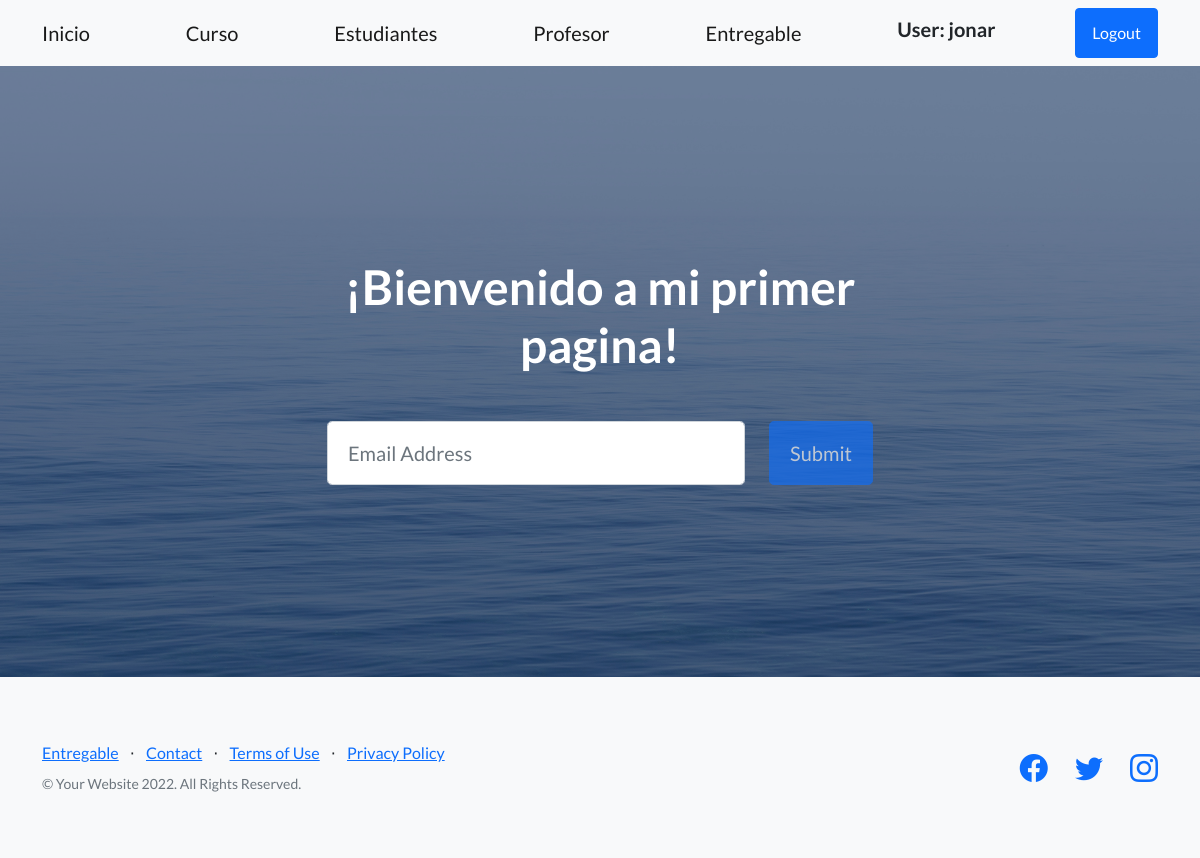
Page /AppCoder/curso/ (signed in) on the earlier database version.
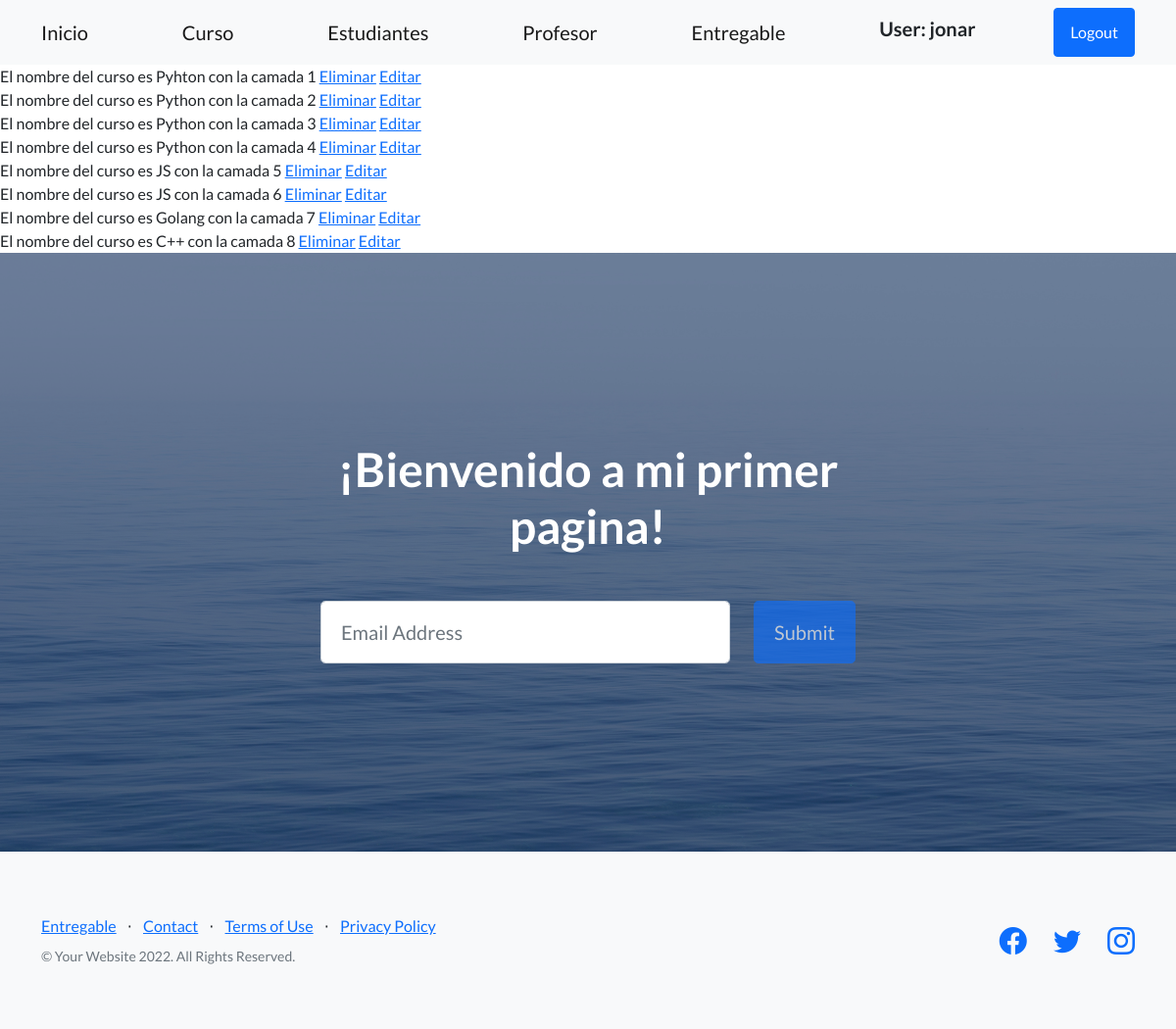
Same page on the later database version.
### AppCoder/models.py (models this page shows, shortened)
class Curso(models.Model):
    nombre = models.CharField(max_length=40)
    camada = models.IntegerField(unique=True)

### AppCoder/views.py (the view)
# urls.py: path('curso/', CursoList.as_view(), name='AppCoderCurso'),
class CursoList(LoginRequiredMixin, ListView):
    model = Curso
    template_name = 'AppCoder/Curso.html'

### Templates/AppCoder/Curso.html (shortened to what this page needs)
{% extends 'index.html' %}
{% block inicio %}
    {% for curso in object_list %}
        El nombre del curso es {{ curso.nombre }} con la camada {{ curso.camada }}
        <a href="{% url 'AppCoderEliminarCurso' curso.camada %}">Eliminar</a>
        <a href="{% url 'AppCoderEditarCurso' curso.camada %}">Editar</a>
        <br>
    {% endfor %}
{% endblock %}

### Templates/index.html (shortened to what this page needs)
<!DOCTYPE html>
<html lang="en">
    <head>
        {% load static %}
        <link href="https://cdn.jsdelivr.net/npm/bootstrap-icons@1.5.0/font/bootstrap-icons.css" rel="stylesheet" type="text/css" />
        <link href="{% static 'css/styles.css' %}" rel="stylesheet" />
    </head>
    <body>
        {% include 'Base/navigation.html' %}
        {% block inicio %}{% endblock %}
        <header class="masthead">
            <div class="container position-relative">
                <div class="row justify-content-center">
                    <div class="col-xl-6">
                        <div class="text-center text-white">
                            <h1 class="mb-5">¡Bienvenido a mi primer pagina!</h1>
                            <form class="form-subscribe" id="contactForm" data-sb-form-api-token="API_TOKEN">
                                <div class="row">
                                    <div class="col">
                                        <input class="form-control form-control-lg" id="emailAddress" type="email" placeholder="Email Address" data-sb-validations="required,email" />
                                    </div>
                                    <div class="col-auto"><button class="btn btn-primary btn-lg disabled" id="submitButton" type="submit">Submit</button></div>
                                </div>
                            </form>
                        </div>
                    </div>
                </div>
            </div>
        </header>
        {% include 'Base/footer.html' %}
    </body>
</html>

### Templates/Base/navigation.html
<nav class="navbar navbar-light bg-light static-top">
            <div class="container">
                <a class="navbar-brand" href="{% url 'AppCoderInicio' %}"">Inicio</a>
                <a class="navbar-brand" href="{% url 'AppCoderCurso' %}">Curso</a>
                <a class="navbar-brand" href="#!">Estudiantes</a>
                <a class="navbar-brand" href="#!">Profesor</a>
                <a class="navbar-brand" href="{% url 'AppCoderEntregable' %}">Entregable</a>
                {% if user.is_authenticated %}
                    <h5>User: {{ user.get_username }}</h5>
                    <a class="btn btn-primary" href="{% url 'UserCoderLogout'  %}">Logout</a>
                {% else %}
                    <a class="btn btn-primary" href="{% url 'UserCoderLogin'  %}">Login</a>
                    <a class="btn btn-primary" href="{% url 'UserCoderRegistro'  %}">Registro</a>
                {% endif %}
            </div>
        </nav>

### Templates/Base/footer.html
<footer class="footer bg-light">
            <div class="container">
                <div class="row">
                    <div class="col-lg-6 h-100 text-center text-lg-start my-auto">
                        <ul class="list-inline mb-2">
                            <li class="list-inline-item"><a href="{% url 'AppCoderEntregable' %}">Entregable</a></li>
                            <li class="list-inline-item">⋅</li>
                            <li class="list-inline-item"><a href="#!">Contact</a></li>
                            <li class="list-inline-item">⋅</li>
                            <li class="list-inline-item"><a href="#!">Terms of Use</a></li>
                            <li class="list-inline-item">⋅</li>
                            <li class="list-inline-item"><a href="#!">Privacy Policy</a></li>
                        </ul>
                        <p class="text-muted small mb-4 mb-lg-0">&copy; Your Website 2022. All Rights Reserved.</p>
                    </div>
                    <div class="col-lg-6 h-100 text-center text-lg-end my-auto">
                        <ul class="list-inline mb-0">
                            <li class="list-inline-item me-4">
                                <a href="#!"><i class="bi-facebook fs-3"></i></a>
                            </li>
                            <li class="list-inline-item me-4">
                                <a href="#!"><i class="bi-twitter fs-3"></i></a>
                            </li>
                            <li class="list-inline-item">
                                <a href="#!"><i class="bi-instagram fs-3"></i></a>
                            </li>
                        </ul>
                    </div>
                </div>
            </div>
        </footer>

Differences in the rows shown:
added Curso: nombre "Pyhton", camada "1"
added Curso: nombre "Python", camada "2"
added Curso: nombre "Python", camada "3"
added Curso: nombre "Python", camada "4"
added Curso: nombre "JS", camada "5"
added Curso: nombre "JS", camada "6"
added Curso: nombre "Golang", camada "7"
added Curso: nombre "C++", camada "8"
